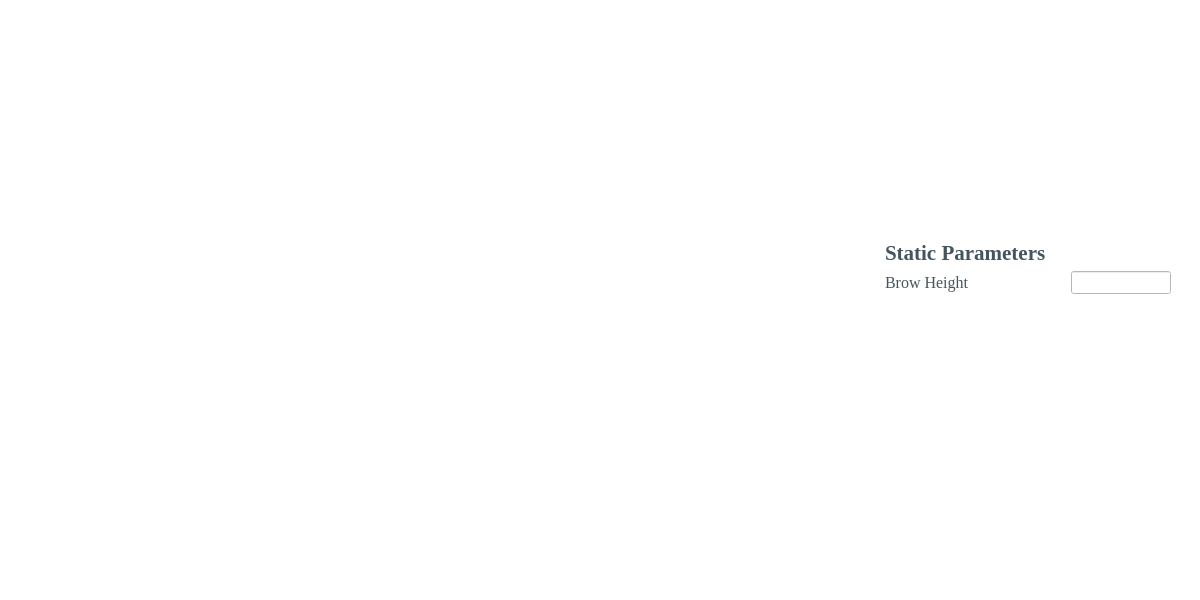
<?xml version="1.0" encoding="UTF-8"?>
<ui version="4.0">
 <class>Auto_eFaceWindow</class>
 <widget class="QMainWindow" name="Auto_eFaceWindow">
  <property name="geometry">
   <rect>
    <x>0</x>
    <y>0</y>
    <width>1200</width>
    <height>600</height>
   </rect>
  </property>
  <property name="sizePolicy">
   <sizepolicy hsizetype="Fixed" vsizetype="Fixed">
    <horstretch>0</horstretch>
    <verstretch>0</verstretch>
   </sizepolicy>
  </property>
  <property name="minimumSize">
   <size>
    <width>1200</width>
    <height>600</height>
   </size>
  </property>
  <property name="maximumSize">
   <size>
    <width>1200</width>
    <height>600</height>
   </size>
  </property>
  <property name="windowTitle">
   <string>Brow Raise Auto eFace</string>
  </property>
  <property name="windowIcon">
   <iconset>
    <normaloff>../icons/Home_logo_square.jpg</normaloff>../icons/Home_logo_square.jpg</iconset>
  </property>
  <property name="styleSheet">
   <string notr="true">background-color: rgb(255, 255, 255);</string>
  </property>
  <widget class="QWidget" name="centralwidget">
   <layout class="QGridLayout" name="gridLayout">
    <item row="10" column="3">
     <widget class="QLineEdit" name="BHLineEdit">
      <property name="minimumSize">
       <size>
        <width>100</width>
        <height>0</height>
       </size>
      </property>
      <property name="maximumSize">
       <size>
        <width>100</width>
        <height>16777215</height>
       </size>
      </property>
      <property name="font">
       <font>
        <family>Times New Roman</family>
        <pointsize>10</pointsize>
       </font>
      </property>
     </widget>
    </item>
    <item row="10" column="2" alignment="Qt::AlignVCenter">
     <widget class="QLabel" name="BHLabel">
      <property name="sizePolicy">
       <sizepolicy hsizetype="Fixed" vsizetype="Fixed">
        <horstretch>0</horstretch>
        <verstretch>0</verstretch>
       </sizepolicy>
      </property>
      <property name="minimumSize">
       <size>
        <width>180</width>
        <height>0</height>
       </size>
      </property>
      <property name="font">
       <font>
        <family>Times New Roman</family>
        <pointsize>12</pointsize>
       </font>
      </property>
      <property name="styleSheet">
       <string notr="true">color: rgb(68, 85, 95);</string>
      </property>
      <property name="text">
       <string>Brow Height</string>
      </property>
     </widget>
    </item>
    <item row="8" column="2">
     <spacer name="verticalSpacer">
      <property name="orientation">
       <enum>Qt::Vertical</enum>
      </property>
      <property name="sizeHint" stdset="0">
       <size>
        <width>20</width>
        <height>40</height>
       </size>
      </property>
     </spacer>
    </item>
    <item row="15" column="4">
     <spacer name="verticalSpacer_3">
      <property name="orientation">
       <enum>Qt::Vertical</enum>
      </property>
      <property name="sizeHint" stdset="0">
       <size>
        <width>20</width>
        <height>40</height>
       </size>
      </property>
     </spacer>
    </item>
    <item row="16" column="1">
     <spacer name="horizontalSpacer_3">
      <property name="orientation">
       <enum>Qt::Horizontal</enum>
      </property>
      <property name="sizeHint" stdset="0">
       <size>
        <width>40</width>
        <height>20</height>
       </size>
      </property>
     </spacer>
    </item>
    <item row="9" column="2">
     <widget class="QLabel" name="label">
      <property name="sizePolicy">
       <sizepolicy hsizetype="Fixed" vsizetype="Fixed">
        <horstretch>0</horstretch>
        <verstretch>0</verstretch>
       </sizepolicy>
      </property>
      <property name="font">
       <font>
        <family>Times New Roman</family>
        <pointsize>16</pointsize>
        <weight>75</weight>
        <bold>true</bold>
       </font>
      </property>
      <property name="styleSheet">
       <string notr="true">color: rgb(68, 85, 95);</string>
      </property>
      <property name="text">
       <string>Static Parameters</string>
      </property>
     </widget>
    </item>
    <item row="9" column="0" rowspan="6">
     <spacer name="verticalSpacer_2">
      <property name="orientation">
       <enum>Qt::Vertical</enum>
      </property>
      <property name="sizeHint" stdset="0">
       <size>
        <width>20</width>
        <height>40</height>
       </size>
      </property>
     </spacer>
    </item>
    <item row="8" column="1" rowspan="8">
     <widget class="MplWidget" name="plotWidget" native="true">
      <property name="sizePolicy">
       <sizepolicy hsizetype="Preferred" vsizetype="Preferred">
        <horstretch>0</horstretch>
        <verstretch>0</verstretch>
       </sizepolicy>
      </property>
      <property name="minimumSize">
       <size>
        <width>0</width>
        <height>0</height>
       </size>
      </property>
      <property name="maximumSize">
       <size>
        <width>16777215</width>
        <height>16777215</height>
       </size>
      </property>
     </widget>
    </item>
   </layout>
  </widget>
  <widget class="QMenuBar" name="menubar">
   <property name="geometry">
    <rect>
     <x>0</x>
     <y>0</y>
     <width>1200</width>
     <height>26</height>
    </rect>
   </property>
  </widget>
  <widget class="QStatusBar" name="statusbar"/>
 </widget>
 <customwidgets>
  <customwidget>
   <class>MplWidget</class>
   <extends>QWidget</extends>
   <header>MplWidget.h</header>
   <container>1</container>
  </customwidget>
 </customwidgets>
 <resources/>
 <connections/>
</ui>
